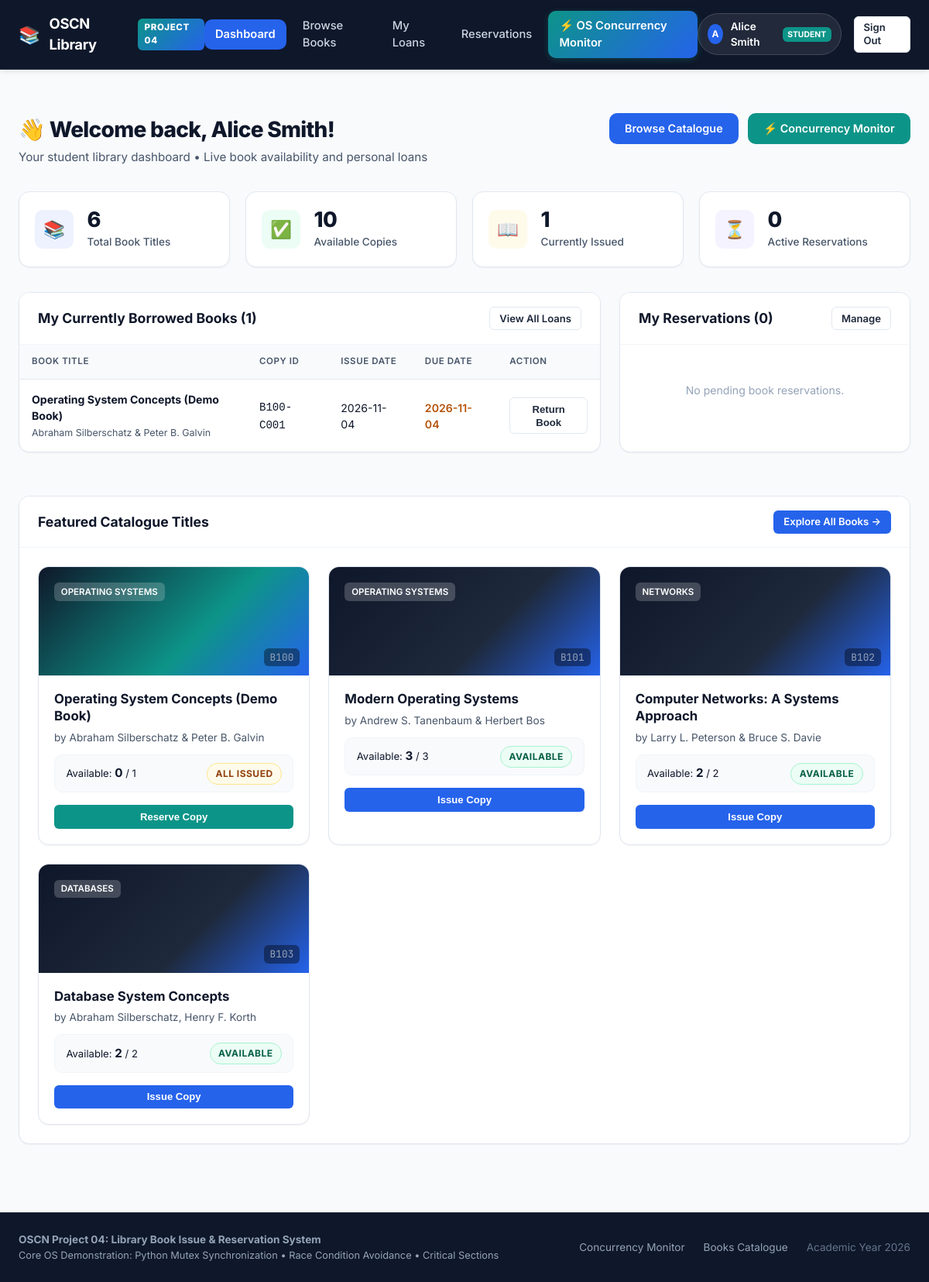
The page /dashboard (signed in) on the database as committed earlier.
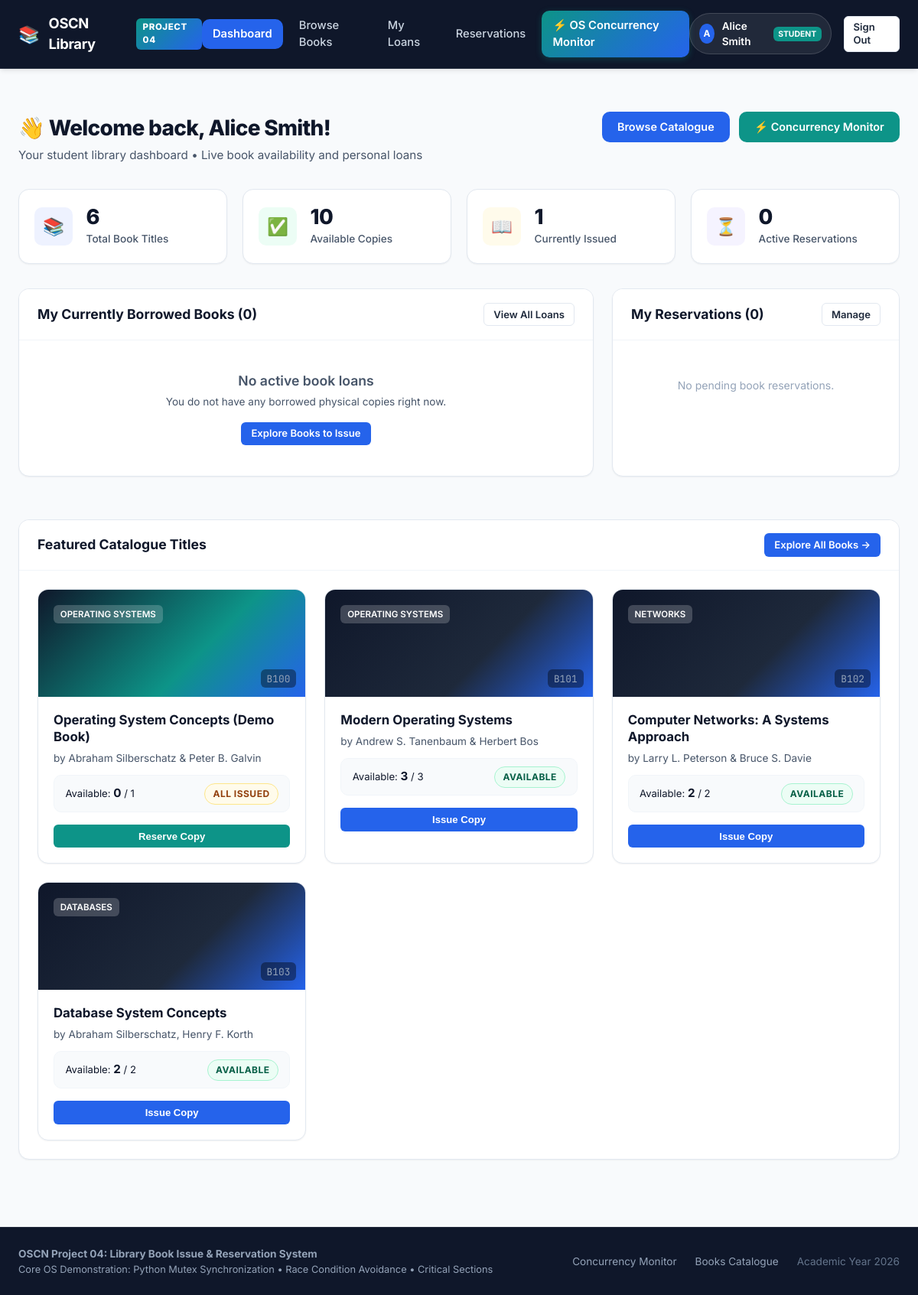
The same page on the database as committed later.
### tables this page shows
CREATE TABLE students (
        student_id INTEGER PRIMARY KEY AUTOINCREMENT,
        name TEXT NOT NULL,
        email TEXT UNIQUE NOT NULL,
        password_hash TEXT NOT NULL,
        created_at TIMESTAMP DEFAULT CURRENT_TIMESTAMP
    );

CREATE TABLE transactions (
        transaction_id INTEGER PRIMARY KEY AUTOINCREMENT,
        student_id INTEGER NOT NULL,
        copy_id TEXT NOT NULL,
        issue_date TIMESTAMP DEFAULT CURRENT_TIMESTAMP,
        due_date TIMESTAMP NOT NULL,
        return_date TIMESTAMP,
        status TEXT NOT NULL CHECK(status IN ('ACTIVE', 'RETURNED')) DEFAULT 'ACTIVE',
        FOREIGN KEY (student_id) REFERENCES students (student_id),
        FOREIGN KEY (copy_id) REFERENCES book_copies (copy_id)
    );

CREATE TABLE books (
        book_id TEXT PRIMARY KEY,
        title TEXT NOT NULL,
        author TEXT NOT NULL,
        category TEXT NOT NULL,
        description TEXT,
        cover_image TEXT
    );

### app.py (the view)
@app.route('/dashboard')
@auth.student_login_required
def dashboard():
    stats = models.get_library_stats()
    student_id = session['student_id']
    active_loans = models.get_active_transactions_for_student(student_id)
    my_reservations = models.get_reservations_for_student(student_id)
    featured_books = models.get_all_books()[:4]
    return render_template(
        'dashboard.html',
        stats=stats,
        active_loans=active_loans,
        my_reservations=my_reservations,
        featured_books=featured_books
    )

### app.py (called while the page is built, shortened)
@app.context_processor
def inject_user_context():
    user_info = None
    if 'student_id' in session:
        user_info = {
            "id": session['student_id'],
            "name": session.get('name'),
            "email": session.get('email'),
            "role": "student"
        }
    return {
        "current_user": user_info,
        "now_year": datetime.now().year
    }

### auth.py (called while the page is built)
def student_login_required(f):
    @wraps(f)
    def decorated_function(*args, **kwargs):
        if 'student_id' not in session or session.get('role') != 'student':
            if request.is_json or request.path.startswith('/api/'):
                return jsonify({"success": False, "error": "Authentication required. Please log in as a student."}), 401
            flash("Please log in as a student to access this page.", "warning")
            return redirect(url_for('login_page'))
        return f(*args, **kwargs)
    return decorated_function

### database.py (called while the page is built)
def get_db_connection():
    conn = sqlite3.connect(DB_PATH, timeout=20.0)
    conn.row_factory = sqlite3.Row
    conn.execute("PRAGMA foreign_keys = ON;")
    return conn

### templates/dashboard.html (shortened to what the changed rows need)
{% extends "base.html" %}
{% block content %}
<div class="page-header">
    <div>
        <h1 class="page-title">
            <span>👋 Welcome back, {{ current_user.name }}!</span>
        </h1>
    </div>
</div>
<div style="display: grid; grid-template-columns: 2fr 1fr; gap: 1.5rem; margin-bottom: 2rem;">
    <div class="card">
        <div class="card-header">
            <h3>My Currently Borrowed Books ({{ active_loans | length }})</h3>
            <a href="{{ url_for('my_books') }}" class="btn btn-secondary btn-sm">View All Loans</a>
        </div>
        <div class="card-body" style="padding: 0;">
            {% if active_loans %}
                <div class="table-responsive">
                    <table class="table">
                        <thead>
                            <tr>
                                <th>Book Title</th>
                                <th>Copy ID</th>
                                <th>Issue Date</th>
                                <th>Due Date</th>
                                <th>Action</th>
                            </tr>
                        </thead>
                        <tbody>
                            {% for loan in active_loans %}
                            <tr>
                                <td>
                                    <strong>{{ loan.title }}</strong><br>
                                    <span style="font-size: 0.78rem; color: var(--text-secondary);">{{ loan.author }}</span>
                                </td>
                                <td><code>{{ loan.copy_id }}</code></td>
                                <td>{{ loan.issue_date[:10] }}</td>
                                <td><span style="color: #B45309; font-weight: 600;">{{ loan.due_date[:10] }}</span></td>
                                <td>
                                    <form action="{{ url_for('return_action') }}" method="POST">
                                        <button type="submit" class="btn btn-secondary btn-sm" onclick="return confirm('Return copy {{ loan.copy_id }}?')">
                                            Return Book
                                        </button>
                                    </form>
                                </td>
                            </tr>
                            {% endfor %}
                        </tbody>
                    </table>
                </div>
            {% else %}
                <div style="text-align: center; padding: 2.5rem 1rem; color: var(--text-secondary);">
                    <p style="font-size: 1.1rem; font-weight: 600;">No active book loans</p>
                    <p style="font-size: 0.85rem; margin-top: 0.25rem;">You do not have any borrowed physical copies right now.</p>
                    <a href="{{ url_for('books_catalogue') }}" class="btn btn-primary btn-sm" style="margin-top: 1rem;">Explore Books to Issue</a>
                </div>
            {% endif %}
        </div>
    </div>
</div>
<div class="card">
    <div class="card-body">
        <div class="books-grid">
            {% for book in featured_books %}
                <div class="book-card">
                    <div class="book-card-top {% if book.book_id == 'B100' %}demo-book-banner{% endif %}">
                        <span class="book-category-tag">{{ book.category }}</span>
                        <span class="book-id-badge">{{ book.book_id }}</span>
                    </div>
                    <div class="book-card-body">
                        <h4 class="book-title">{{ book.title }}</h4>
                        <p class="book-author">by {{ book.author }}</p>
                        <div class="book-availability-bar">
                            <span class="copies-stat">Available: <strong>{{ book.available_copies }}</strong> / {{ book.total_copies }}</span>
                            <span class="badge {% if book.available_copies > 0 %}badge-available{% else %}badge-issued{% endif %}">
                                {% if book.available_copies > 0 %}AVAILABLE{% else %}ALL ISSUED{% endif %}
                            </span>
                        </div>
                        <div class="book-card-actions">
                            {% if book.available_copies > 0 %}
                                <form action="{{ url_for('issue_action') }}" method="POST" style="flex: 1;">
                                    <button type="submit" class="btn btn-primary btn-sm" style="width: 100%;">Issue Copy</button>
                                </form>
                            {% else %}
                                <form action="{{ url_for('reserve_action') }}" method="POST" style="flex: 1;">
                                    <button type="submit" class="btn btn-teal btn-sm" style="width: 100%;">Reserve Copy</button>
                                </form>
                            {% endif %}
                        </div>
                    </div>
                </div>
            {% endfor %}
        </div>
    </div>
</div>
{% endblock %}

### templates/base.html (shortened to what this page needs)
<!DOCTYPE html>
<html lang="en">
<head>
    <link rel="stylesheet" href="{{ url_for('static', filename='css/style.css') }}">
</head>
<body>
    <header class="navbar">
        <div class="nav-container">
            <a href="{{ url_for('index') }}" class="nav-brand">
                <span style="font-size: 1.4rem;">📚</span>
                <span>OSCN Library</span>
                <span class="brand-badge">Project 04</span>
            </a>
            <nav>
                <ul class="nav-menu">
                    {% if current_user %}
                        {% if current_user.role == 'student' %}
                            <li class="nav-item">
                                <a href="{{ url_for('dashboard') }}" class="{% if request.path == '/dashboard' %}active{% endif %}">
                                    <span>Dashboard</span>
                                </a>
                            </li>
                            <li class="nav-item">
                                <a href="{{ url_for('books_catalogue') }}" class="{% if request.path == '/books' %}active{% endif %}">
                                    <span>Browse Books</span>
                                </a>
                            </li>
                            <li class="nav-item">
                                <a href="{{ url_for('my_books') }}" class="{% if request.path == '/my-books' %}active{% endif %}">
                                    <span>My Loans</span>
                                </a>
                            </li>
                            <li class="nav-item">
                                <a href="{{ url_for('reservations_page') }}" class="{% if request.path == '/reservations' %}active{% endif %}">
                                    <span>Reservations</span>
                                </a>
                            </li>
                        {% endif %}
                        <li class="nav-item">
                            <a href="{{ url_for('concurrency_page') }}" class="concurrency-nav-btn {% if request.path == '/concurrency' %}active{% endif %}">
                                <span>⚡ OS Concurrency Monitor</span>
                            </a>
                        </li>
                    {% endif %}
                </ul>
            </nav>
            <div class="nav-user">
                {% if current_user %}
                    <div class="user-pill">
                        <div class="user-avatar">{{ current_user.name[0] | upper }}</div>
                        <span style="font-weight: 600;">{{ current_user.name }}</span>
                        <span class="user-role-badge">{{ current_user.role }}</span>
                    </div>
                    <a href="{{ url_for('logout') }}" class="btn btn-secondary btn-sm" title="Sign Out">Sign Out</a>
                {% else %}
                    <a href="{{ url_for('login_page') }}" class="btn btn-primary btn-sm">Sign In</a>
                {% endif %}
            </div>
        </div>
    </header>
    <main class="main-content">
        {% block content %}{% endblock %}
    </main>
    <footer class="footer">
        <div class="footer-container">
            <div>
                <strong>OSCN Project 04: Library Book Issue & Reservation System</strong><br>
                <span style="font-size: 0.8rem;">Core OS Demonstration: Python Mutex Synchronization • Race Condition Avoidance • Critical Sections</span>
            </div>
            <div class="footer-links">
                <a href="{{ url_for('concurrency_page') }}">Concurrency Monitor</a>
                <a href="{{ url_for('books_catalogue') }}">Books Catalogue</a>
                <span style="color: #64748B;">Academic Year {{ now_year }}</span>
            </div>
        </div>
    </footer>
</body>
</html>

Rows that differ between the two databases and show on the page:
no longer on this page (row unchanged): students: name "Alice Smith"
removed transactions: title "Operating System Concepts (Demo Book)", author "Abraham Silberschatz & Peter B. Galvin", copy_id "B100-C001", issue_date "2026-11-04", due_date "2026-11-04"
Other text that changed with them:
{{ current_user.name }}: (not shown) → "Alice Smith"
{{ active_loans | length }}: "1" → "0"
text no longer shown: "BOOK TITLE COPY ID ISSUE DATE DUE DATE ACTION"
text now shown: "No active book loans You do not have any borrowed physical copies right now. Explore Books to Issue"
